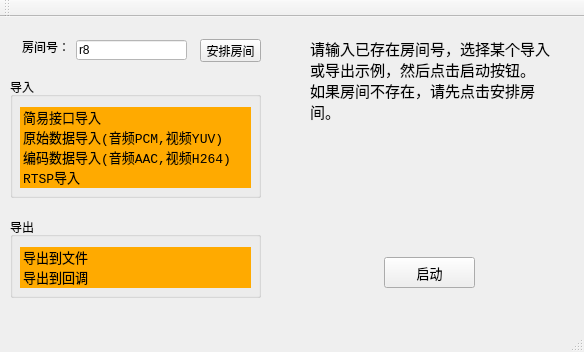
<?xml version="1.0" encoding="UTF-8"?>
<ui version="4.0">
 <class>AveiClass</class>
 <widget class="QMainWindow" name="AveiClass">
  <property name="geometry">
   <rect>
    <x>0</x>
    <y>0</y>
    <width>584</width>
    <height>352</height>
   </rect>
  </property>
  <property name="minimumSize">
   <size>
    <width>584</width>
    <height>352</height>
   </size>
  </property>
  <property name="maximumSize">
   <size>
    <width>584</width>
    <height>352</height>
   </size>
  </property>
  <property name="windowTitle">
   <string>音视频导入导出</string>
  </property>
  <property name="styleSheet">
   <string notr="true"/>
  </property>
  <widget class="QWidget" name="centralWidget">
   <widget class="QPushButton" name="startBtn">
    <property name="geometry">
     <rect>
      <x>384</x>
      <y>240</y>
      <width>91</width>
      <height>31</height>
     </rect>
    </property>
    <property name="font">
     <font>
      <family>宋体</family>
      <pointsize>10</pointsize>
     </font>
    </property>
    <property name="styleSheet">
     <string notr="true"/>
    </property>
    <property name="text">
     <string>启动</string>
    </property>
   </widget>
   <widget class="QLineEdit" name="roomLineEdit">
    <property name="geometry">
     <rect>
      <x>76</x>
      <y>23</y>
      <width>111</width>
      <height>20</height>
     </rect>
    </property>
    <property name="styleSheet">
     <string notr="true">background-color: rgb(255, 255, 255);</string>
    </property>
    <property name="text">
     <string>r8</string>
    </property>
   </widget>
   <widget class="QGroupBox" name="importGroupBox">
    <property name="geometry">
     <rect>
      <x>10</x>
      <y>60</y>
      <width>251</width>
      <height>121</height>
     </rect>
    </property>
    <property name="styleSheet">
     <string notr="true"/>
    </property>
    <property name="title">
     <string>导入</string>
    </property>
    <widget class="QListWidget" name="importListWidget">
     <property name="geometry">
      <rect>
       <x>10</x>
       <y>30</y>
       <width>231</width>
       <height>81</height>
      </rect>
     </property>
     <property name="font">
      <font>
       <family>Courier New</family>
       <pointsize>10</pointsize>
      </font>
     </property>
     <property name="styleSheet">
      <string notr="true">background-color: rgb(255, 170, 0);</string>
     </property>
     <property name="frameShape">
      <enum>QFrame::NoFrame</enum>
     </property>
     <item>
      <property name="text">
       <string>简易接口导入</string>
      </property>
     </item>
     <item>
      <property name="text">
       <string>原始数据导入(音频PCM,视频YUV)</string>
      </property>
     </item>
     <item>
      <property name="text">
       <string>编码数据导入(音频AAC,视频H264)</string>
      </property>
     </item>
     <item>
      <property name="text">
       <string>RTSP导入</string>
      </property>
     </item>
    </widget>
   </widget>
   <widget class="QGroupBox" name="exportGroupBox">
    <property name="geometry">
     <rect>
      <x>10</x>
      <y>200</y>
      <width>251</width>
      <height>81</height>
     </rect>
    </property>
    <property name="styleSheet">
     <string notr="true"/>
    </property>
    <property name="title">
     <string>导出</string>
    </property>
    <widget class="QListWidget" name="exportListWidget">
     <property name="geometry">
      <rect>
       <x>10</x>
       <y>30</y>
       <width>231</width>
       <height>41</height>
      </rect>
     </property>
     <property name="font">
      <font>
       <family>Courier New</family>
       <pointsize>10</pointsize>
      </font>
     </property>
     <property name="styleSheet">
      <string notr="true">background-color: rgb(255, 170, 0);</string>
     </property>
     <property name="frameShape">
      <enum>QFrame::NoFrame</enum>
     </property>
     <property name="viewMode">
      <enum>QListView::ListMode</enum>
     </property>
     <property name="selectionRectVisible">
      <bool>false</bool>
     </property>
     <item>
      <property name="text">
       <string>导出到文件</string>
      </property>
      <property name="font">
       <font>
        <family>新宋体</family>
        <pointsize>10</pointsize>
       </font>
      </property>
     </item>
     <item>
      <property name="text">
       <string>导出到回调</string>
      </property>
      <property name="font">
       <font>
        <family>新宋体</family>
        <pointsize>10</pointsize>
       </font>
      </property>
     </item>
    </widget>
   </widget>
   <widget class="QLabel" name="roomLabel">
    <property name="geometry">
     <rect>
      <x>22</x>
      <y>22</y>
      <width>48</width>
      <height>16</height>
     </rect>
    </property>
    <property name="text">
     <string>房间号：</string>
    </property>
   </widget>
   <widget class="QLabel" name="descLabel">
    <property name="geometry">
     <rect>
      <x>310</x>
      <y>20</y>
      <width>241</width>
      <height>181</height>
     </rect>
    </property>
    <property name="font">
     <font>
      <family>仿宋</family>
      <pointsize>11</pointsize>
     </font>
    </property>
    <property name="text">
     <string>请输入已存在房间号，选择某个导入或导出示例，然后点击启动按钮。
如果房间不存在，请先点击安排房间。</string>
    </property>
    <property name="alignment">
     <set>Qt::AlignLeading|Qt::AlignLeft|Qt::AlignTop</set>
    </property>
    <property name="wordWrap">
     <bool>true</bool>
    </property>
   </widget>
   <widget class="QPushButton" name="schedulePushButton">
    <property name="geometry">
     <rect>
      <x>200</x>
      <y>22</y>
      <width>61</width>
      <height>23</height>
     </rect>
    </property>
    <property name="text">
     <string>安排房间</string>
    </property>
   </widget>
  </widget>
  <widget class="QMenuBar" name="menuBar">
   <property name="geometry">
    <rect>
     <x>0</x>
     <y>0</y>
     <width>584</width>
     <height>23</height>
    </rect>
   </property>
  </widget>
  <widget class="QToolBar" name="mainToolBar">
   <attribute name="toolBarArea">
    <enum>TopToolBarArea</enum>
   </attribute>
   <attribute name="toolBarBreak">
    <bool>false</bool>
   </attribute>
  </widget>
  <widget class="QStatusBar" name="statusBar"/>
 </widget>
 <layoutdefault spacing="6" margin="11"/>
 <tabstops>
  <tabstop>roomLineEdit</tabstop>
  <tabstop>schedulePushButton</tabstop>
  <tabstop>importListWidget</tabstop>
  <tabstop>exportListWidget</tabstop>
  <tabstop>startBtn</tabstop>
 </tabstops>
 <resources>
  <include location="avei.qrc"/>
 </resources>
 <connections/>
</ui>
